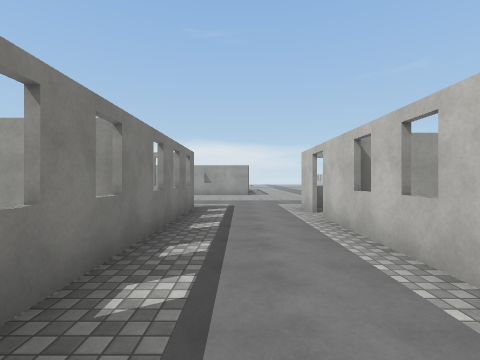
View 1 (above)

24 first-person views from a walk through a 3-D level made in the Unity game engine. The camera is 1.5 m above the floor, looks level and sees 85° across. The floor is counted in squares, 2 m on a side. Each view is taken from the middle of a square. On the plan, view 1 faces up. The plan holds only what a view shows up to about 9 squares ahead; the rest is blank. The place goes on beyond the plan. Some animated figures are not drawn. Surface patterns are stand-ins for the level's own textures.

View 2
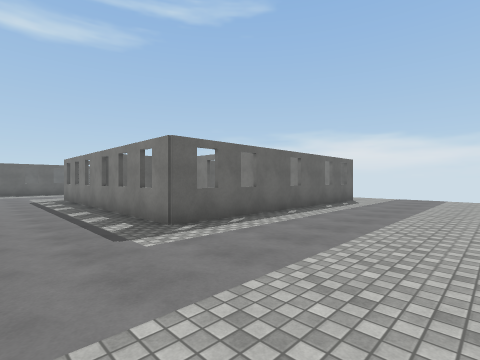

View 3
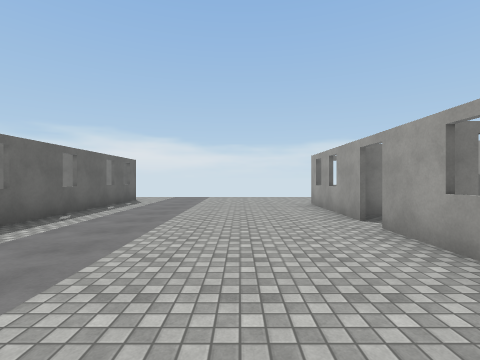

View 4
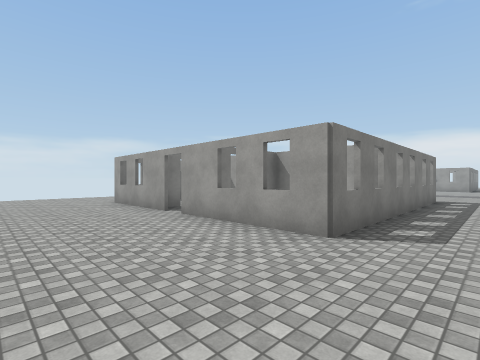

View 5
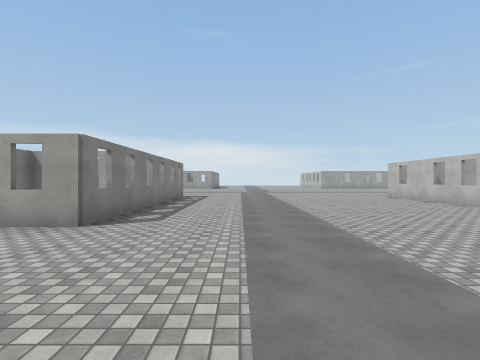

View 6
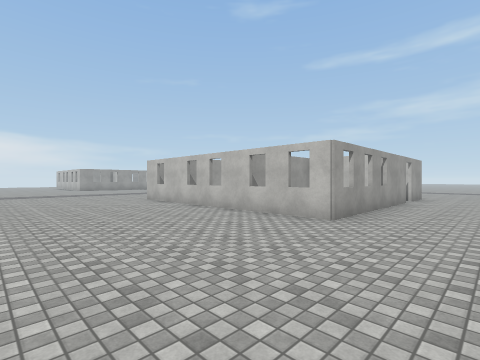

View 7
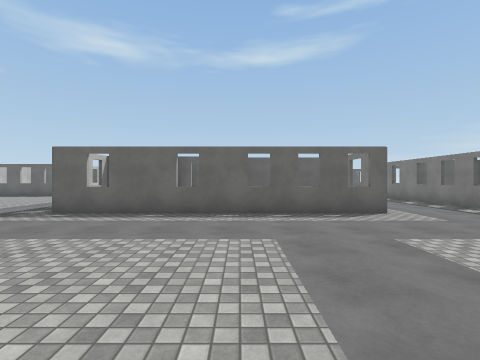

View 8
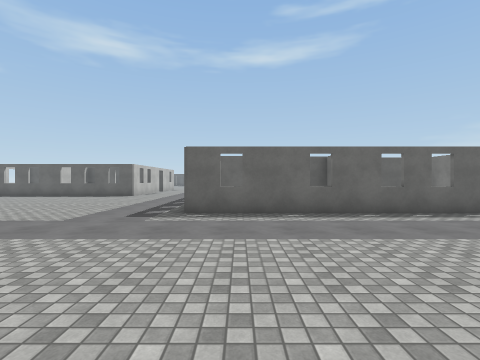

View 9
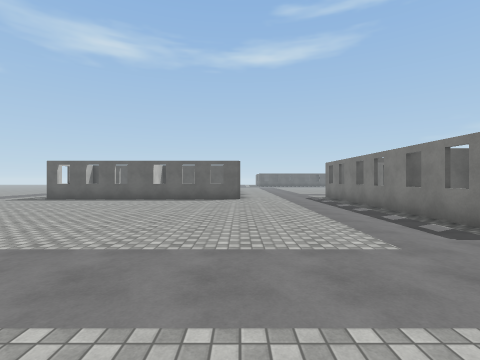

View 10
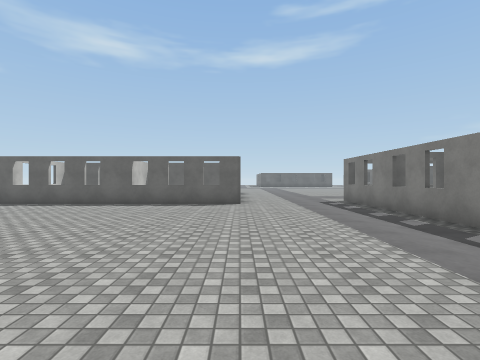

View 11
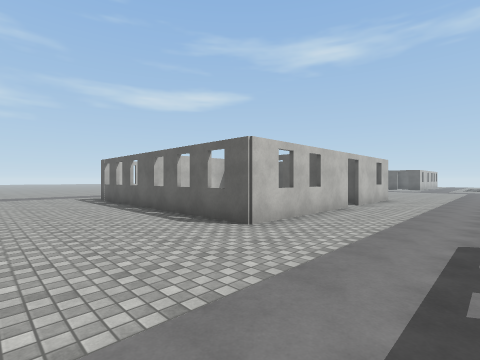

View 12
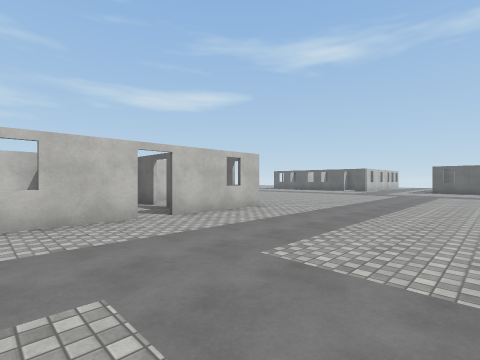

View 13
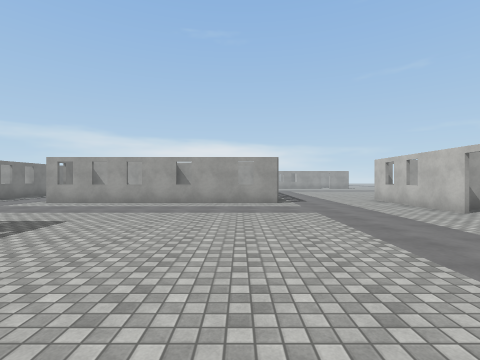

View 14
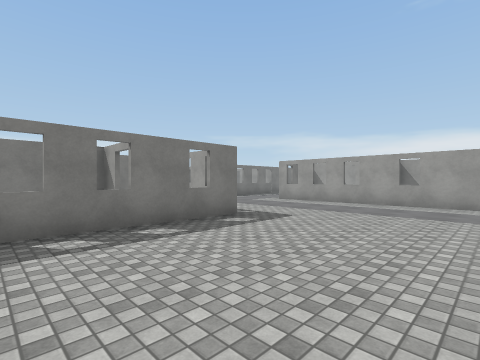

View 15
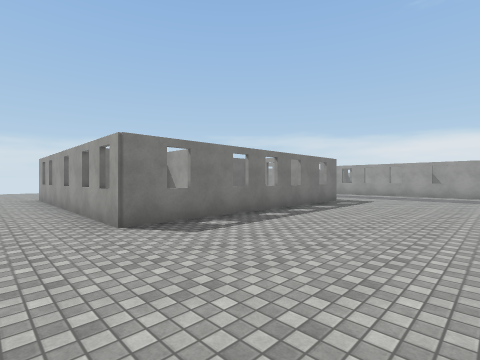

View 16
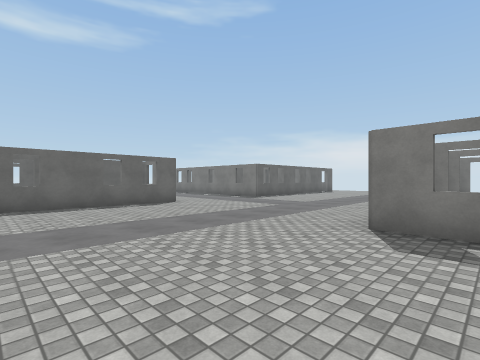

View 17
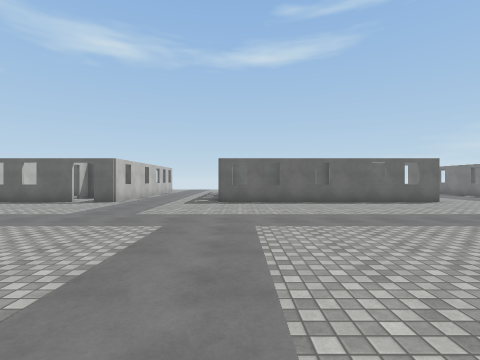

View 18
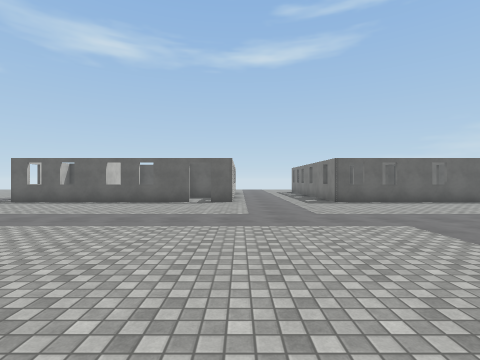

View 19
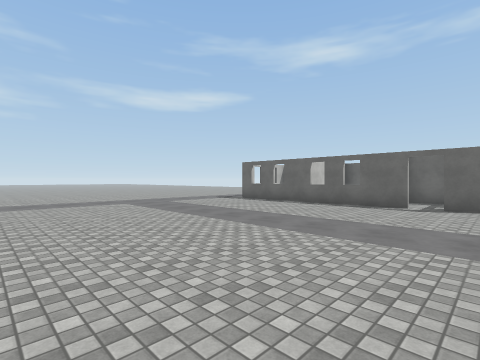

View 20
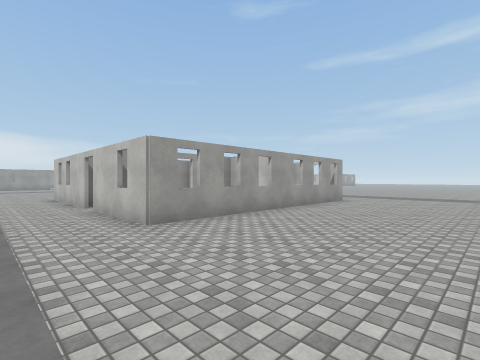

View 21
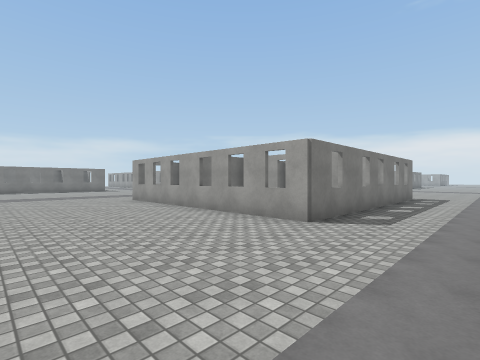

View 22
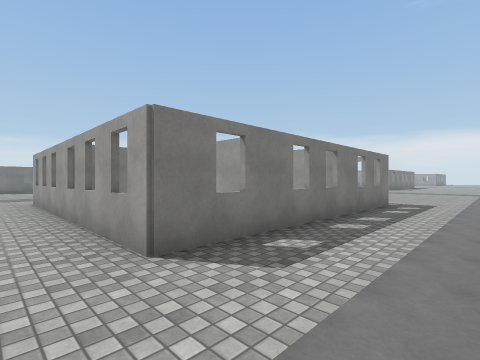

View 23
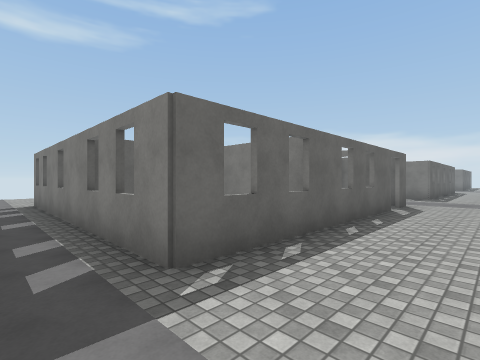

View 24
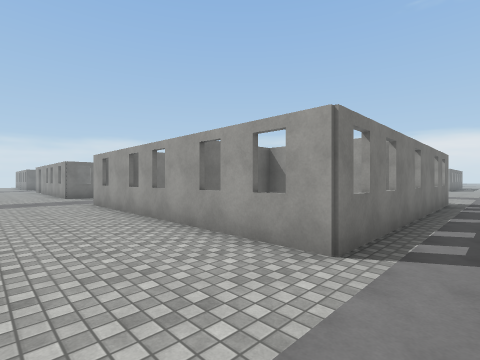

### Floor plan
Key: @ floor where view 1 was taken; . floor; H house.
Columns run from 10 left of view 1 to 23 right of it. Each row starts with its distance up from view 1.
 19           H..  .....H
 18           H.........H
 17           H.........H
 16         HHH.........HHHH
 15         H H.........H  H
 14    H  H H H.........H  H
 13   .HHHHHHHH.........HHHHH.H
 12  ..........................
 11 .........................
 10 .........................
  9 ..........................
  8  ..........................
  7   HHHHHHHH..HHHHHHHH........
  6     H H  H..H      H.........
  5       H  H..H  HHHHH..........
  4       H  H..HHHH   H...........
  3        HHH..H      H.............
  2          H..H     HH.............
  1          H..       H...HHHHHHHHH..
  0           @.HHHHHHHH...H   H  HH..
 -1           .............H   H   H..
 -2            ............HHH H HHH..
 -3             ...........H       H..
 -4              ..........H       H..
 -5             HHH........HHHHHHHHH..
 -6               H........H   H   H..
 -7             HHH........HHHHHHHHH..
 -8             H H...................
 -9             H H...................
-10             HHH...................
-11          H H  H...................
-12       HHHHHHHHH...................
-13       ............................
-14          .........................
-15          .........................
-16           .......................
-17            .......................
-18             ......................
-19             .HHHHHHHHH..HHHHHHHHH.
-20                           H  H  H.
-21                         HHH  H  H.
-22                                HH.
-23                                 H.
-24                              HHHH.
-25                           H  H  H.
-26                         HHHHHHHHH.
-27                       ............
-28                       ............
-29                         ..........

Positions as (right, up) in squares from view 1, and headings:
1: (0, 0), facing up
2: (1, 11), facing down-left
3: (1, 11), facing left
4: (2, 10), facing up-left
5: (3, 9), facing up
6: (5, 11), facing up-right
7: (5, 13), facing down
8: (8, 13), facing down
9: (13, 11), facing down
10: (13, 9), facing down
11: (10, 4), facing down-right
12: (8, -1), facing down-right
13: (8, -9), facing up
14: (8, -9), facing up-left
15: (8, -14), facing up-left
16: (8, -11), facing down-left
17: (10, -10), facing down
18: (14, -10), facing down
19: (14, -11), facing down-right
20: (11, -11), facing up-right
21: (23, -11), facing up-left
22: (23, -8), facing up-left
23: (23, -17), facing down-left
24: (23, -29), facing up-left
